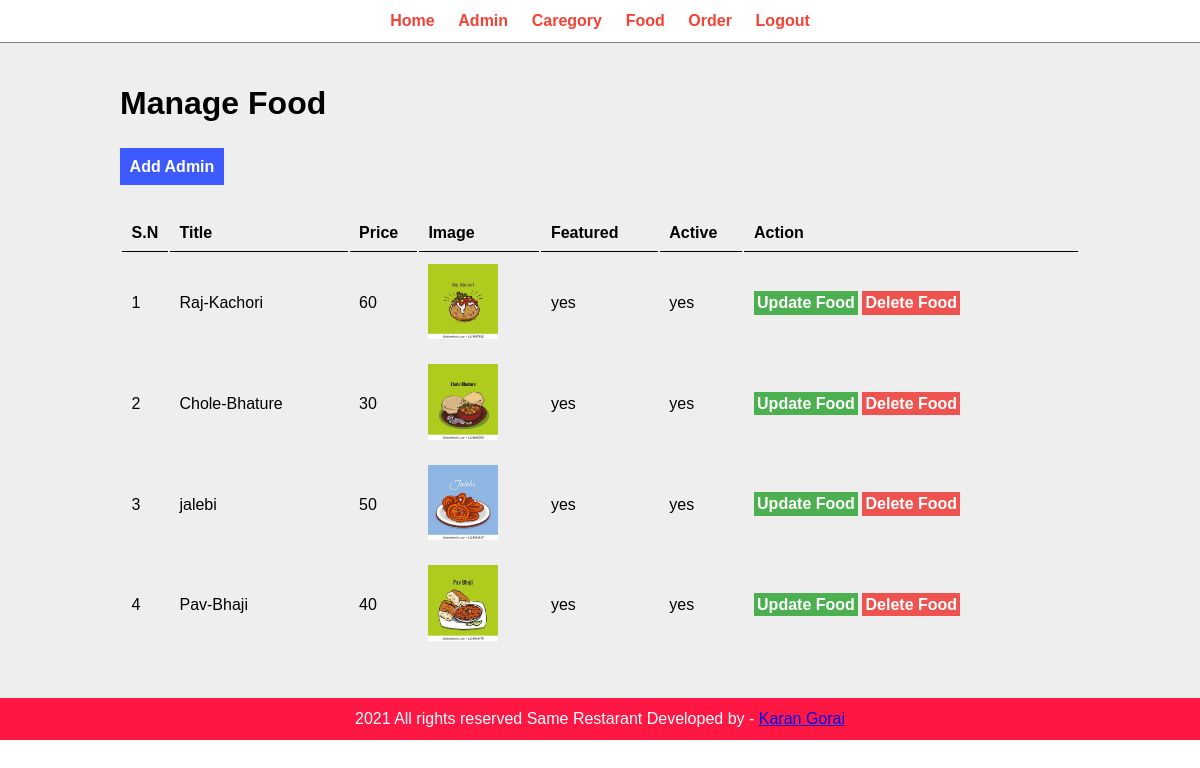
Page /admin/manage-food.php (signed in) on the committed database.
### tables this page shows
CREATE TABLE IF NOT EXISTS `tbl_food` (
  `id` int(10) UNSIGNED NOT NULL AUTO_INCREMENT,
  `title` varchar(150) DEFAULT NULL,
  `description` varchar(255) DEFAULT NULL,
  `price` decimal(10,0) DEFAULT NULL,
  `image_name` varchar(255) DEFAULT NULL,
  `category_id` varchar(255) DEFAULT NULL,
  `featured` varchar(10) DEFAULT NULL,
  `active` varchar(10) DEFAULT NULL,
  PRIMARY KEY (`id`)
);

### admin/manage-food.php (the view, shortened to what this page needs)
<!DOCTYPE html>
<html>
<head>
	<link rel="stylesheet" type="text/css" href="../css/admin.css">
</head>
<body>
	<?php include 'partial/menu.php'; ?>
	<div class="main-content">
		<div class="wrapper">
			<h1>Manage Food</h1><br><br>
			<a href="add-food.php" class="btn-primery ">Add Admin</a><br><br><br>
				<table class="tbl-full">
				<tr>
					<th>S.N</th>
					<th>Title</th>
					<th>Price</th>
					<th>Image</th>
					<th>Featured</th>
					<th>Active</th>
					<th>Action</th>
				</tr>
				<?php
				$sql = "SELECT * FROM tbl_food";
				$res = mysqli_query($con,$sql);
				$count = mysqli_num_rows($res);
				$si = 1;
				if ($count > 0) {
					while ($row = mysqli_fetch_assoc($res)) {
						$id = $row['id'];
						$title = $row['title'];
						$Price = $row['price'];
						$image_name = $row['image_name'];
						$featured  = $row['featured'];
						$active = $row['active'];
						?>
							<tr>
								<td><?php echo $si++; ?></td>
								<td><?php echo $title; ?></td>
								<td><?php echo $Price; ?></td>
								<td><img src="../images/food/<?php echo $image_name; ?> " style="width: 70px;"></td>
								<td><?php echo $featured; ?></td>
								<td><?php echo $active; ?></td>
								<td>
									<a href="update-food.php?id=<?php echo $id;?>" class="btn-secondry">Update Food</a>
									<a href="delete-food.php?id=<?php echo $id;?>&img_name=<?php echo $image_name; ?>" class="btn-denger">Delete Food</a>
								</td>
							</tr>
						<?php
					}
				}else{
					echo "<tr><td colspan='7' class='error'>Food Not Added yet</td></tr>";
				}
				 ?>
			</table>
		</div>
	</div>
	<?php include 'partial/footer.php' ?>
</body>
</html>

### css/admin.css (style rules this page uses)
* { margin: 0; padding: 0; font-family: Arial, Helvetica, sans-serif; }
.wrapper { padding: 1%; width: 80%; margin: 0 auto; }
.main-content { background-color: #eeeeee; padding: 30px 0; }
.tbl-full { width: 100%; }
table tr th { border-bottom: 1px solid black; padding: 1%; text-align: left; }
table tr td { padding: 1%; }
.btn-primery { background-color: #3d5afe; padding: 1%; color: white; text-decoration: none; font-weight: bold; }
.btn-secondry { background-color: #4caf50; padding: 1%; color: white; text-decoration: none; font-weight: bold; }
.btn-denger { background-color:#ef5350; padding: 1%; color: white; text-decoration: none; font-weight: bold; }

### rows in the picture
tbl_food: title "Raj-Kachori", price "60", image_name (picture), featured "yes", active "yes"
tbl_food: title "Chole-Bhature", price "30", image_name (picture), featured "yes", active "yes"
tbl_food: title "jalebi", price "50", image_name (picture), featured "yes", active "yes"
tbl_food: title "Pav-Bhaji", price "40", image_name (picture), featured "yes", active "yes"
